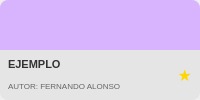
                <widget class="QFrame" name="card_5">
                 <property name="minimumSize">
                  <size>
                   <width>120</width>
                   <height>100</height>
                  </size>
                 </property>
                 <property name="maximumSize">
                  <size>
                   <width>16777215</width>
                   <height>140</height>
                  </size>
                 </property>
                 <property name="sizePolicy">
                  <sizepolicy hsizetype="Expanding" vsizetype="Preferred">
                   <horstretch>1</horstretch>
                   <verstretch>0</verstretch>
                  </sizepolicy>
                 </property>
                 <property name="styleSheet">
                  <string>QFrame#card_5 { background-color: #E0E0E0; border-radius: 8px; }</string>
                 </property>
                 <layout class="QVBoxLayout" name="vbox_card5">
                  <property name="spacing">
                   <number>0</number>
                  </property>
                  <property name="leftMargin">
                   <number>0</number>
                  </property>
                  <property name="topMargin">
                   <number>0</number>
                  </property>
                  <property name="rightMargin">
                   <number>0</number>
                  </property>
                  <property name="bottomMargin">
                   <number>0</number>
                  </property>
                  <item>
                   <widget class="QLabel" name="card_top_5">
                    <property name="minimumSize">
                     <size>
                      <width>0</width>
                      <height>50</height>
                     </size>
                    </property>
                    <property name="styleSheet">
                     <string>background-color: #D8B4FE; border-top-left-radius: 8px; border-top-right-radius: 8px;</string>
                    </property>
                    <property name="text">
                     <string/>
                    </property>
                   </widget>
                  </item>
                  <item>
                   <widget class="QFrame" name="card_bottom_5">
                    <property name="styleSheet">
                     <string>background-color: #E5E5E5; border-bottom-left-radius: 8px; border-bottom-right-radius: 8px;</string>
                    </property>
                    <layout class="QHBoxLayout" name="hbox_info5">
                     <property name="leftMargin">
                      <number>8</number>
                     </property>
                     <property name="topMargin">
                      <number>5</number>
                     </property>
                     <property name="rightMargin">
                      <number>8</number>
                     </property>
                     <property name="bottomMargin">
                      <number>5</number>
                     </property>
                     <item>
                      <layout class="QVBoxLayout" name="vbox_text5">
                       <property name="spacing">
                        <number>2</number>
                       </property>
                       <item>
                        <widget class="QLabel" name="lbl_ex5">
                         <property name="styleSheet">
                          <string>font-weight: bold; font-size: 11px; color: #333; background: transparent;</string>
                         </property>
                         <property name="text">
                          <string>EJEMPLO</string>
                         </property>
                        </widget>
                       </item>
                       <item>
                        <widget class="QLabel" name="lbl_aut5">
                         <property name="styleSheet">
                          <string>font-size: 8px; color: #666; background: transparent;</string>
                         </property>
                         <property name="text">
                          <string>AUTOR: FERNANDO ALONSO</string>
                         </property>
                        </widget>
                       </item>
                      </layout>
                     </item>
                     <item>
                      <widget class="QLabel" name="lbl_star_5">
                       <property name="styleSheet">
                        <string>color: #FFD700; font-size: 16px; background: transparent;</string>
                       </property>
                       <property name="text">
                        <string>★</string>
                       </property>
                       <property name="alignment">
                        <set>Qt::AlignRight|Qt::AlignTrailing|Qt::AlignVCenter</set>
                       </property>
                      </widget>
                     </item>
                    </layout>
                   </widget>
                  </item>
                 </layout>
                </widget>
